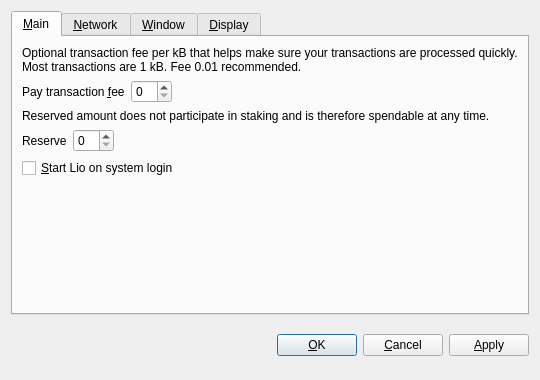
<?xml version="1.0" encoding="UTF-8"?>
<ui version="4.0">
 <class>OptionsDialog</class>
 <widget class="QDialog" name="OptionsDialog">
  <property name="geometry">
   <rect>
    <x>0</x>
    <y>0</y>
    <width>540</width>
    <height>380</height>
   </rect>
  </property>
  <property name="windowTitle">
   <string>Options</string>
  </property>
  <property name="styleSheet">
   <string notr="true">background-image: url(:/images/bkg2);</string>
  </property>
  <property name="modal">
   <bool>true</bool>
  </property>
  <layout class="QVBoxLayout" name="verticalLayout">
   <item>
    <widget class="QTabWidget" name="tabWidget">
     <property name="tabPosition">
      <enum>QTabWidget::North</enum>
     </property>
     <property name="currentIndex">
      <number>0</number>
     </property>
     <widget class="QWidget" name="tabMain">
      <attribute name="title">
       <string>&amp;Main</string>
      </attribute>
      <layout class="QVBoxLayout" name="verticalLayout_Main">
       <item>
        <widget class="QLabel" name="transactionFeeInfoLabel">
         <property name="text">
          <string>Optional transaction fee per kB that helps make sure your transactions are processed quickly. Most transactions are 1 kB. Fee 0.01 recommended.</string>
         </property>
         <property name="textFormat">
          <enum>Qt::PlainText</enum>
         </property>
         <property name="wordWrap">
          <bool>true</bool>
         </property>
        </widget>
       </item>
       <item>
        <layout class="QHBoxLayout" name="horizontalLayoutFee">
         <item>
          <widget class="QLabel" name="transactionFeeLabel">
           <property name="text">
            <string>Pay transaction &amp;fee</string>
           </property>
           <property name="textFormat">
            <enum>Qt::PlainText</enum>
           </property>
           <property name="buddy">
            <cstring>transactionFee</cstring>
           </property>
          </widget>
         </item>
         <item>
          <widget class="BitcoinAmountField" name="transactionFee"/>
         </item>
         <item>
          <spacer name="horizontalSpacerFee">
           <property name="orientation">
            <enum>Qt::Horizontal</enum>
           </property>
           <property name="sizeHint" stdset="0">
            <size>
             <width>40</width>
             <height>20</height>
            </size>
           </property>
          </spacer>
         </item>
        </layout>
       </item>
       <item>
        <widget class="QLabel" name="reserveBalanceInfoLabel">
         <property name="text">
          <string>Reserved amount does not participate in staking and is therefore spendable at any time.</string>
         </property>
         <property name="textFormat">
          <enum>Qt::PlainText</enum>
         </property>
         <property name="wordWrap">
          <bool>true</bool>
         </property>
        </widget>
       </item>
       <item>
        <layout class="QHBoxLayout" name="horizontalLayoutReserveBalance">
         <item>
          <widget class="QLabel" name="reserveBalanceLabel">
           <property name="text">
            <string>Reserve</string>
           </property>
           <property name="textFormat">
            <enum>Qt::PlainText</enum>
           </property>
           <property name="buddy">
            <cstring>reserveBalance</cstring>
           </property>
          </widget>
         </item>
         <item>
          <widget class="BitcoinAmountField" name="reserveBalance"/>
         </item>
         <item>
          <spacer name="horizontalSpacerReserveBalance">
           <property name="orientation">
            <enum>Qt::Horizontal</enum>
           </property>
           <property name="sizeHint" stdset="0">
            <size>
             <width>40</width>
             <height>20</height>
            </size>
           </property>
          </spacer>
         </item>
        </layout>
       </item>
       <item>
        <widget class="QCheckBox" name="bitcoinAtStartup">
         <property name="toolTip">
          <string>Automatically start Lio after logging in to the system.</string>
         </property>
         <property name="text">
          <string>&amp;Start Lio on system login</string>
         </property>
        </widget>
       </item>
       <item>
        <spacer name="verticalSpacer_Main">
         <property name="orientation">
          <enum>Qt::Vertical</enum>
         </property>
         <property name="sizeHint" stdset="0">
          <size>
           <width>20</width>
           <height>40</height>
          </size>
         </property>
        </spacer>
       </item>
      </layout>
     </widget>
     <widget class="QWidget" name="tabNetwork">
      <attribute name="title">
       <string>&amp;Network</string>
      </attribute>
      <layout class="QVBoxLayout" name="verticalLayout_Network">
       <item>
        <widget class="QCheckBox" name="mapPortUpnp">
         <property name="toolTip">
          <string>Automatically open the Lio client port on the router. This only works when your router supports UPnP and it is enabled.</string>
         </property>
         <property name="text">
          <string>Map port using &amp;UPnP</string>
         </property>
        </widget>
       </item>
       <item>
        <widget class="QCheckBox" name="connectSocks">
         <property name="toolTip">
          <string>Connect to the Lio network through a SOCKS proxy (e.g. when connecting through Tor).</string>
         </property>
         <property name="text">
          <string>&amp;Connect through SOCKS proxy:</string>
         </property>
        </widget>
       </item>
       <item>
        <layout class="QHBoxLayout" name="horizontalLayout_Network">
         <item>
          <widget class="QLabel" name="proxyIpLabel">
           <property name="text">
            <string>Proxy &amp;IP:</string>
           </property>
           <property name="textFormat">
            <enum>Qt::PlainText</enum>
           </property>
           <property name="buddy">
            <cstring>proxyIp</cstring>
           </property>
          </widget>
         </item>
         <item>
          <widget class="QValidatedLineEdit" name="proxyIp">
           <property name="maximumSize">
            <size>
             <width>140</width>
             <height>16777215</height>
            </size>
           </property>
           <property name="toolTip">
            <string>IP address of the proxy (e.g. 127.0.0.1)</string>
           </property>
          </widget>
         </item>
         <item>
          <widget class="QLabel" name="proxyPortLabel">
           <property name="text">
            <string>&amp;Port:</string>
           </property>
           <property name="textFormat">
            <enum>Qt::PlainText</enum>
           </property>
           <property name="buddy">
            <cstring>proxyPort</cstring>
           </property>
          </widget>
         </item>
         <item>
          <widget class="QLineEdit" name="proxyPort">
           <property name="maximumSize">
            <size>
             <width>55</width>
             <height>16777215</height>
            </size>
           </property>
           <property name="toolTip">
            <string>Port of the proxy (e.g. 9050)</string>
           </property>
          </widget>
         </item>
         <item>
          <widget class="QLabel" name="socksVersionLabel">
           <property name="text">
            <string>SOCKS &amp;Version:</string>
           </property>
           <property name="textFormat">
            <enum>Qt::PlainText</enum>
           </property>
           <property name="buddy">
            <cstring>socksVersion</cstring>
           </property>
          </widget>
         </item>
         <item>
          <widget class="QValueComboBox" name="socksVersion">
           <property name="toolTip">
            <string>SOCKS version of the proxy (e.g. 5)</string>
           </property>
          </widget>
         </item>
         <item>
          <spacer name="horizontalSpacer_Network">
           <property name="orientation">
            <enum>Qt::Horizontal</enum>
           </property>
           <property name="sizeHint" stdset="0">
            <size>
             <width>40</width>
             <height>20</height>
            </size>
           </property>
          </spacer>
         </item>
        </layout>
       </item>
       <item>
        <spacer name="verticalSpacer_Network">
         <property name="orientation">
          <enum>Qt::Vertical</enum>
         </property>
         <property name="sizeHint" stdset="0">
          <size>
           <width>20</width>
           <height>40</height>
          </size>
         </property>
        </spacer>
       </item>
      </layout>
     </widget>
     <widget class="QWidget" name="tabWindow">
      <attribute name="title">
       <string>&amp;Window</string>
      </attribute>
      <layout class="QVBoxLayout" name="verticalLayout_Window">
       <item>
        <widget class="QCheckBox" name="minimizeToTray">
         <property name="toolTip">
          <string>Show only a tray icon after minimizing the window.</string>
         </property>
         <property name="text">
          <string>&amp;Minimize to the tray instead of the taskbar</string>
         </property>
        </widget>
       </item>
       <item>
        <widget class="QCheckBox" name="minimizeOnClose">
         <property name="toolTip">
          <string>Minimize instead of exit the application when the window is closed. When this option is enabled, the application will be closed only after selecting Quit in the menu.</string>
         </property>
         <property name="text">
          <string>M&amp;inimize on close</string>
         </property>
        </widget>
       </item>
       <item>
        <spacer name="verticalSpacer_Window">
         <property name="orientation">
          <enum>Qt::Vertical</enum>
         </property>
         <property name="sizeHint" stdset="0">
          <size>
           <width>20</width>
           <height>40</height>
          </size>
         </property>
        </spacer>
       </item>
      </layout>
     </widget>
     <widget class="QWidget" name="tabDisplay">
      <attribute name="title">
       <string>&amp;Display</string>
      </attribute>
      <layout class="QVBoxLayout" name="verticalLayout_Display">
       <item>
        <layout class="QHBoxLayout" name="horizontalLayout_1_Display">
         <item>
          <widget class="QLabel" name="langLabel">
           <property name="text">
            <string>User Interface &amp;language:</string>
           </property>
           <property name="textFormat">
            <enum>Qt::PlainText</enum>
           </property>
           <property name="buddy">
            <cstring>lang</cstring>
           </property>
          </widget>
         </item>
         <item>
          <widget class="QValueComboBox" name="lang">
           <property name="toolTip">
            <string>The user interface language can be set here. This setting will take effect after restarting Lio.</string>
           </property>
          </widget>
         </item>
        </layout>
       </item>
       <item>
        <layout class="QHBoxLayout" name="horizontalLayout_2_Display">
         <item>
          <widget class="QLabel" name="unitLabel">
           <property name="text">
            <string>&amp;Unit to show amounts in:</string>
           </property>
           <property name="textFormat">
            <enum>Qt::PlainText</enum>
           </property>
           <property name="buddy">
            <cstring>unit</cstring>
           </property>
          </widget>
         </item>
         <item>
          <widget class="QValueComboBox" name="unit">
           <property name="toolTip">
            <string>Choose the default subdivision unit to show in the interface and when sending coins.</string>
           </property>
          </widget>
         </item>
        </layout>
       </item>
       <item>
        <widget class="QCheckBox" name="displayAddresses">
         <property name="toolTip">
          <string>Whether to show Lio addresses in the transaction list or not.</string>
         </property>
         <property name="text">
          <string>&amp;Display addresses in transaction list</string>
         </property>
        </widget>
       </item>
       <item>
        <widget class="QCheckBox" name="coinControlFeatures">
         <property name="toolTip">
          <string>Whether to show coin control features or not.</string>
         </property>
         <property name="text">
          <string>Display coin &amp;control features (experts only!)</string>
         </property>
        </widget>
       </item>
       <item>
        <spacer name="verticalSpacer_Display">
         <property name="orientation">
          <enum>Qt::Vertical</enum>
         </property>
         <property name="sizeHint" stdset="0">
          <size>
           <width>20</width>
           <height>40</height>
          </size>
         </property>
        </spacer>
       </item>
      </layout>
     </widget>
    </widget>
   </item>
   <item>
    <layout class="QHBoxLayout" name="horizontalLayout_Buttons">
     <item>
      <spacer name="horizontalSpacer_1">
       <property name="orientation">
        <enum>Qt::Horizontal</enum>
       </property>
       <property name="sizeHint" stdset="0">
        <size>
         <width>40</width>
         <height>48</height>
        </size>
       </property>
      </spacer>
     </item>
     <item>
      <widget class="QLabel" name="statusLabel">
       <property name="font">
        <font>
         <weight>75</weight>
         <bold>true</bold>
        </font>
       </property>
       <property name="text">
        <string/>
       </property>
       <property name="textFormat">
        <enum>Qt::PlainText</enum>
       </property>
       <property name="wordWrap">
        <bool>true</bool>
       </property>
      </widget>
     </item>
     <item>
      <spacer name="horizontalSpacer_2">
       <property name="orientation">
        <enum>Qt::Horizontal</enum>
       </property>
       <property name="sizeHint" stdset="0">
        <size>
         <width>40</width>
         <height>48</height>
        </size>
       </property>
      </spacer>
     </item>
     <item>
      <widget class="QPushButton" name="okButton">
       <property name="text">
        <string>&amp;OK</string>
       </property>
      </widget>
     </item>
     <item>
      <widget class="QPushButton" name="cancelButton">
       <property name="text">
        <string>&amp;Cancel</string>
       </property>
       <property name="autoDefault">
        <bool>false</bool>
       </property>
      </widget>
     </item>
     <item>
      <widget class="QPushButton" name="applyButton">
       <property name="text">
        <string>&amp;Apply</string>
       </property>
       <property name="autoDefault">
        <bool>false</bool>
       </property>
      </widget>
     </item>
    </layout>
   </item>
  </layout>
 </widget>
 <customwidgets>
  <customwidget>
   <class>BitcoinAmountField</class>
   <extends>QSpinBox</extends>
   <header>bitcoinamountfield.h</header>
   <container>1</container>
  </customwidget>
  <customwidget>
   <class>QValueComboBox</class>
   <extends>QComboBox</extends>
   <header>qvaluecombobox.h</header>
  </customwidget>
  <customwidget>
   <class>QValidatedLineEdit</class>
   <extends>QLineEdit</extends>
   <header>qvalidatedlineedit.h</header>
  </customwidget>
 </customwidgets>
 <resources/>
 <connections/>
</ui>
